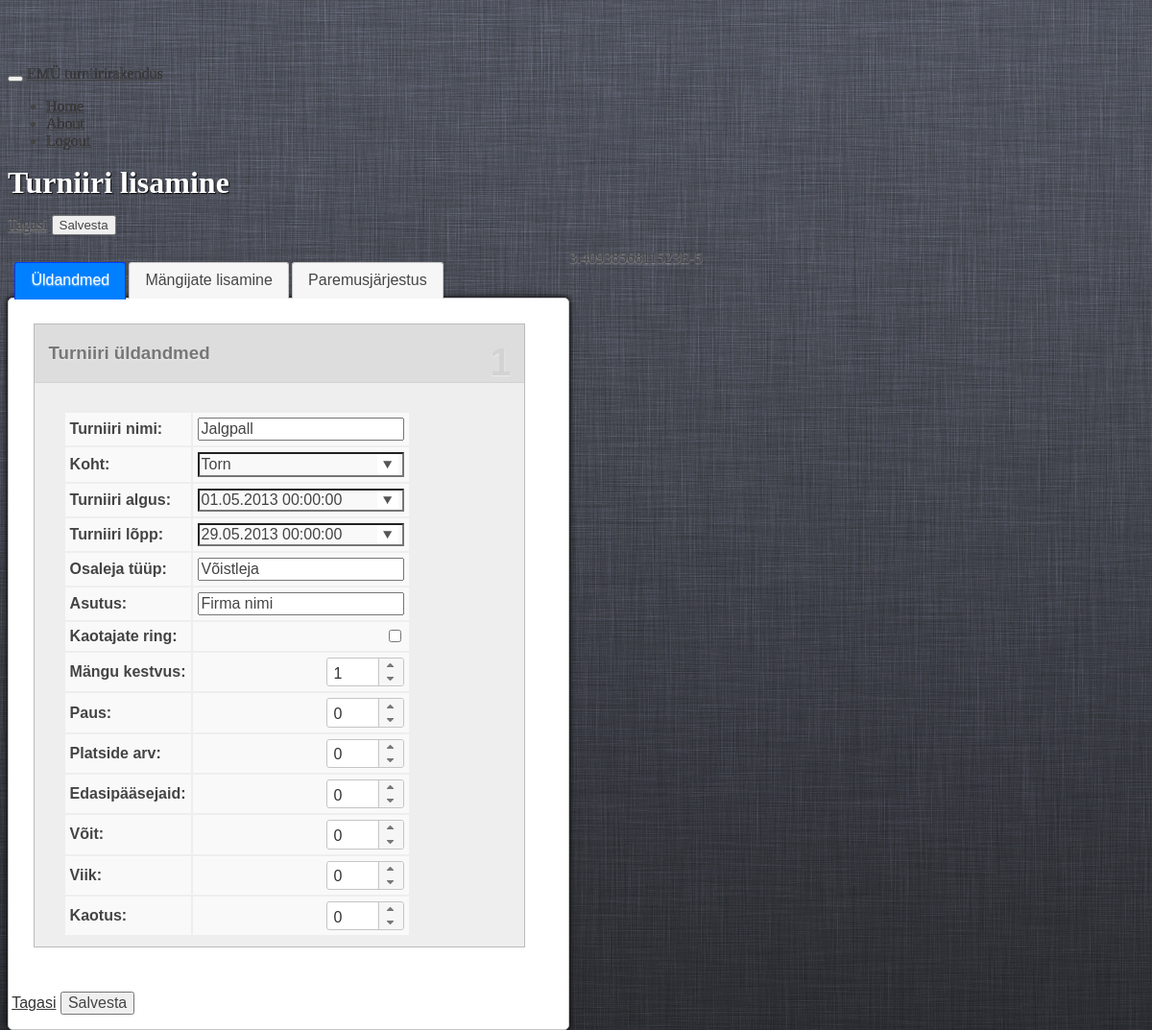
Page /tournaments/view/1 (signed in) on the committed database.
### tables this page shows
CREATE TABLE IF NOT EXISTS `tournament` (
  `tournament_id` int(10) unsigned NOT NULL AUTO_INCREMENT,
  `tournament_name` varchar(100) NOT NULL,
  `tournament_year` int(11) NOT NULL,
  `tournament_place` varchar(100) NOT NULL,
  `place_id` int(11) unsigned NOT NULL,
  `deleted` tinyint(1) NOT NULL DEFAULT '0',
  `tournament_start` datetime NOT NULL,
  `tournament_end` datetime NOT NULL,
  `tournament_loser_bracket` tinyint(1) unsigned NOT NULL DEFAULT '0',
  `tournament_game_time` smallint(6) NOT NULL,
  `tournament_game_pause` smallint(6) NOT NULL,
  `tournament_field` smallint(6) NOT NULL,
  `tournament_group` smallint(6) NOT NULL,
  `tournament_win` smallint(6) NOT NULL,
  `tournament_type` tinyint(4) NOT NULL DEFAULT '-1' COMMENT '0 = Alagrupid + playoff 1= Alagrupid 2= Playoff 3= Paremusjärjestus',
  `tournament_game_win` tinyint(4) NOT NULL,
  `tournament_game_tie` tinyint(4) NOT NULL,
  `tournament_game_loss` tinyint(4) NOT NULL,
  `tournament_participant` varchar(50) NOT NULL,
  `tournament_classification` varchar(50) NOT NULL,
  PRIMARY KEY (`tournament_id`),
  KEY `place_id` (`place_id`)
);

### modules/request.php (called while the page is built, shortened)
<?php
class request
{
	function __construct()
	{
		if (isset($_SERVER['PATH_INFO'])) {
			if ($path_info = explode('/', $_SERVER['PATH_INFO'])) {
				array_shift($path_info);
				$this->controller = isset($path_info[0]) ? array_shift($path_info) : DEFAULT_CONTROLLER;
				$this->action = isset($path_info[0]) && !empty($path_info[0]) ? array_shift($path_info) : 'index';
				$this->params = isset($path_info[0]) ? $path_info : null;
			}
		}
	}
}
$_request = new request;

### controllers/tournaments.php (called while the page is built, shortened)
<?php
class tournaments
{
	function view()
	{
		global $_request;
		$id = $_request->params[0];
		$tournament = get_all("SELECT * FROM tournament WHERE tournament_id='$id'");
		$tournament = $tournament[0];
		$tournament['tournament_start'] = $this->convert_date2($tournament['tournament_start']);
		$tournament['tournament_end'] = $this->convert_date2($tournament['tournament_end']);
		require 'views/master_view.php';
	}
	function convert_date2($date)
	{
		list($date, $time) = explode(' ', $date);
		list($y, $mon, $d) = explode('-', $date);
		list($h, $min) = explode(':', $time);
		return "$d.$mon.$y $h:$min:00";
	}
}

### views/tournaments_view_view.php (called while the page is built, shortened)
<?
require ('tournaments_add_view.php');
?>

### modules/database.php (called while the page is built, shortened)
<?php
function get_all($sql)
{
	$q = mysql_query($sql) or db_error_out($sql);
	while (($result[] = mysql_fetch_assoc($q)) || array_pop($result)) {
		;
	}
	return $result;
}

### views/tournaments_add_view.php (the view, shortened to what this page needs)
<form method="post" id="tournament-add-form">
<div class="mywell"><h1>Turniiri lisamine</h1></div>
<div style="clear: both; margin: 15px 0">
	<a class="btn btn-large btn-inverse" href="/tournament/tournaments">Tagasi</a>
	<button class="btn btn-large btn-primary" type="button" onclick="submit1()">Salvesta</button>
</div>
<div id="tabs">
<ul>
	<li><a href="#tabs-1">Üldandmed</a></li>
	<li><a href="#tabs-2">Mängijate lisamine</a></li>
	<li style="display: none" name="leaderboard"><a href="#tabs-5">Paremusjärjestus</a></li>
</ul>
<div id="tabs-1">
	<div class="kast">
		<div class="number">1</div>
		<div class="titlebar"><h3>Turniiri üldandmed</h3>
		</div>
		<table id="tournament-attributes-table" class="table table-bordered ">
			<tbody>
			<tr>
				<th>Turniiri nimi:</th>
				<td><input id="tournament-name" onchange="change_type_warning();" onfocus="$(this).removeClass('viga')"
				           type="text"
				           name="tournament[tournament_name]" autocomplete="off"
				           value="<?= $tournament['tournament_name'] ?>"></td>
			</tr>
			<tr>
				<th>Koht:</th>
				<td>
				</td>
			</tr>
			<tr>
				<th>Turniiri algus:</th>
				<td><input type="text" id="tournament_start" onchange="change_type_warning();" class="datetimepicker"
				           name="tournament[tournament_start]"
				           placeholder="pp.kk.aaaa hh:mm" autocomplete="off" onfocus="$(this).removeClass('viga')"
				           value="<?= $tournament['tournament_start'] ?>"></td>
			</tr>
			<tr>
				<th>Turniiri lõpp:</th>
				<td>
					<input type="text" class="datetimepicker" id="tournament_end" name="tournament[tournament_end]"
					       autocomplete="off" onfocus="$(this).removeClass('viga')" onchange="change_type_warning();"
					       placeholder="pp.kk.aaaa hh:mm"
					       value="<?= $tournament['tournament_end'] ?>"></td>
			</tr>
			<tr>
				<th>Osaleja tüüp:</th>
				<td><input id="tournament_participant" onfocus="$(this).removeClass('viga')"
				           onblur="set_participant_type();" type="text"
				           name="tournament[tournament_participant]" onchange="change_type_warning();" autocomplete="off"
				           value="<?= $tournament['tournament_participant'] ?>"></td>
			</tr>
			<tr>
				<th>Asutus:</th>
				<td><input id="tournament_classification" onfocus="$(this).removeClass('viga')"
				           onblur="set_unit_type();" type="text"
				           name="tournament[tournament_classification]" onchange="change_type_warning();" autocomplete="off"
				           value="<?= $tournament['tournament_classification'] ?>"></td>
			</tr>
			<tr>
				<th>Kaotajate ring:</th>
				<td><input id="loser-bracket" name="tournament[tournament_loser_bracket]" onchange="change_type_warning();"
				           type="checkbox" value="1"
						<?=
						$tournament['tournament_loser_bracket'] == 1 ? 'checked="checked" value="yes"' : 'value="no"'
						?>></td>
			</tr>
			<tr>
				<th>Mängu kestvus:</th>
				<td><input id="game-length" class="spinner" min="1" maxlength="2"
				           name="tournament[tournament_game_time]" onkeypress="validate(event)"
				           onfocus="$(this).removeClass('viga')" onchange="change_type_warning();" value="<?=
					$tournament['tournament_game_time'] ?>"></td>
			</tr>
			<tr>
				<th>Paus:</th>
				<td><input class="spinner" min="0" maxlength="2" name="tournament[tournament_game_pause]"
				           onkeypress="validate(event)" onchange="change_type_warning();" value="<?=
					$tournament['tournament_game_pause'] ?>"></td>
			</tr>
			<tr>
				<th>Platside arv:</th>
				<td><input class="spinner" min="1" maxlength="2" name="tournament[tournament_field]"
				           onkeypress="validate(event)" onchange="change_type_warning();" value="<?=
					$tournament['tournament_field'] ?>"/></td>
			</tr>
			<tr>
				<th>Edasipääsejaid:</th>
				<td><input class="spinner" min="1" maxlength="2" name="tournament[tournament_win]"
				           onkeypress="validate(event)" onchange="change_type_warning();" value="<?=
					$tournament['tournament_win'] ?>"/></td>
			</tr>
			<tr>
				<th>Võit:</th>
				<td><input class="spinner" min="0" maxlength="2" name="tournament[tournament_game_win]"
				           onkeypress="validate(event)" onchange="change_type_warning();" value="<?=
					$tournament['tournament_game_win'] ?>"/></td>
			</tr>
			<tr>
				<th>Viik:</th>
				<td><input class="spinner" min="0" maxlength="2" name="tournament[tournament_game_tie]"
				           onkeypress="validate(event)" onchange="change_type_warning();" value="<?=
					$tournament['tournament_game_tie'] ?>"/></td>
			</tr>
			<tr>
				<th>Kaotus:</th>
				<td><input class="spinner" min="0" maxlength="2" name="tournament[tournament_game_loss]"
				           onkeypress="validate(event)" onchange="change_type_warning();" value="<?=
					$tournament['tournament_game_loss'] ?>"/></td>
			</tr>
			</tbody>
		</table>
	</div>
</div>
<div style="clear: both; padding: 15px 0">
</div>
</form>
<a class="btn btn-large btn-inverse" href="/tournament/tournaments">Tagasi</a>
<button tabindex="10" class="btn btn-large btn-primary" type="button" onclick="submit1()">Salvesta</button>

### index.php (shortened to what this page needs)
<?php
require 'modules/request.php';
require 'modules/database.php';
if (file_exists('controllers/'.$_request->controller.'.php')) {
	$controller = new $_request->controller;
	$controller->{$_request->action}();
} else {
	echo "The page '{$_request->controller}' does not exist";
}

### views/master_view.php (shortened to what this page needs)
<!DOCTYPE html>
<html lang="en">
<head>
	<link rel="stylesheet" href="http://code.jquery.com/ui/1.10.1/themes/base/jquery-ui.css"/>
	<link rel="stylesheet" href="<?= ASSETS_URL ?>/css/messi.min.css" />
	<link href="//netdna.bootstrapcdn.com/twitter-bootstrap/2.3.0/css/bootstrap-combined.min.css" rel="stylesheet">
</head>
<body>
<div class="navbar navbar-inverse navbar-fixed-top">
	<div class="navbar-inner">
		<div class="container">
			<button type="button" class="btn btn-navbar" data-toggle="collapse" data-target=".nav-collapse">
			</button>
			<a class="brand" href="<?= BASE_URL ?>tournaments">EMÜ turniirirakendus</a>
			<div class="nav-collapse collapse">
				<ul class="nav">
					<li class="active"><a href="<?= BASE_URL ?>tournaments">Home</a></li>
					<li><a href="#about">About</a></li>
					<li><a href="<?= BASE_URL ?>auth/logout">Logout</a></li>
				</ul>
			</div>
		</div>
	</div>
</div>
<div class=" container-fluid" <? if ($_request->controller == 'tournaments' && $_request->action !=
	'view'): ?>
style="max-width:
980px;
margin: 0 auto;"<? endif;
?>>
	<? require 'views/'.$_request->controller.'_'.$_request->action.'_view.php'?>
</div>
</body>
</html>

### views/tournaments_view_view.php (style rules this page uses)
.datetimepicker { background: url(../../assets/ico/arrowdown.png) 98% 50% no-repeat; }

### rows in the picture
tournament: tournament_name "Jalgpall", tournament_participant "Võistleja", tournament_classification "Firma nimi", tournament_game_time "1", tournament_game_pause "0", tournament_field "0", tournament_win "0", tournament_game_win "0", tournament_game_tie "0", tournament_game_loss "0"
